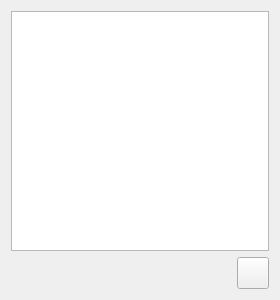
<?xml version="1.0" encoding="UTF-8"?>
<ui version="4.0">
 <class>ScanDevices</class>
 <widget class="QWidget" name="ScanDevices">
  <property name="geometry">
   <rect>
    <x>0</x>
    <y>0</y>
    <width>280</width>
    <height>300</height>
   </rect>
  </property>
  <property name="windowTitle">
   <string>Form</string>
  </property>
  <layout class="QVBoxLayout" name="verticalLayout">
   <item>
    <widget class="MyListWidget" name="listWidget"/>
   </item>
   <item>
    <layout class="QHBoxLayout" name="horizontalLayout" stretch="1,0">
     <item>
      <spacer name="horizontalSpacer">
       <property name="orientation">
        <enum>Qt::Horizontal</enum>
       </property>
       <property name="sizeHint" stdset="0">
        <size>
         <width>40</width>
         <height>20</height>
        </size>
       </property>
      </spacer>
     </item>
     <item>
      <widget class="QPushButton" name="btn_search">
       <property name="minimumSize">
        <size>
         <width>32</width>
         <height>32</height>
        </size>
       </property>
       <property name="maximumSize">
        <size>
         <width>32</width>
         <height>32</height>
        </size>
       </property>
       <property name="styleSheet">
        <string notr="true">border-image: url(:/image/refresh.png);</string>
       </property>
       <property name="text">
        <string/>
       </property>
      </widget>
     </item>
    </layout>
   </item>
  </layout>
 </widget>
 <customwidgets>
  <customwidget>
   <class>MyListWidget</class>
   <extends>QListWidget</extends>
   <header>mylistwidget.h</header>
  </customwidget>
 </customwidgets>
 <resources/>
 <connections/>
</ui>
